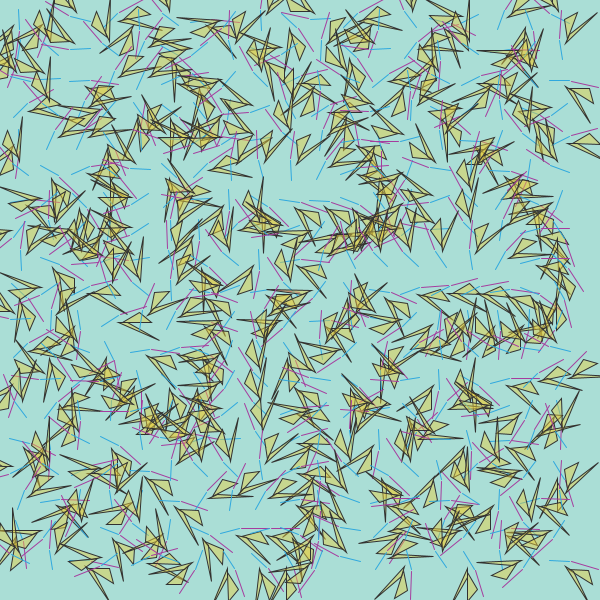
Frame 1 (no input)
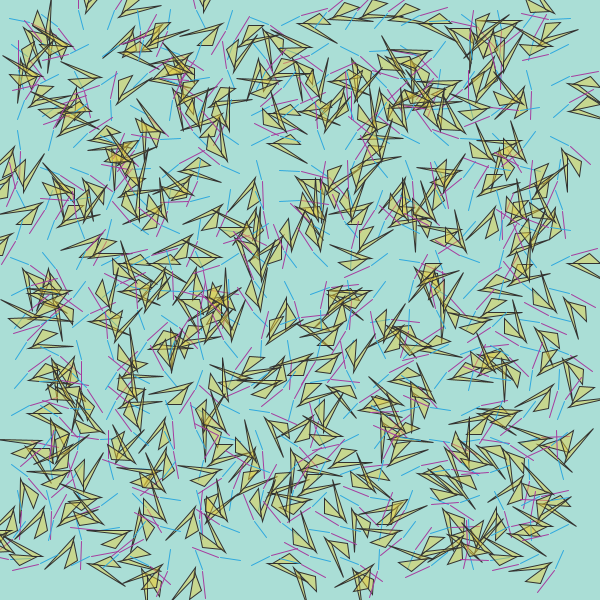
Frame 60 (the mouse pressed at the canvas centre just before this capture)
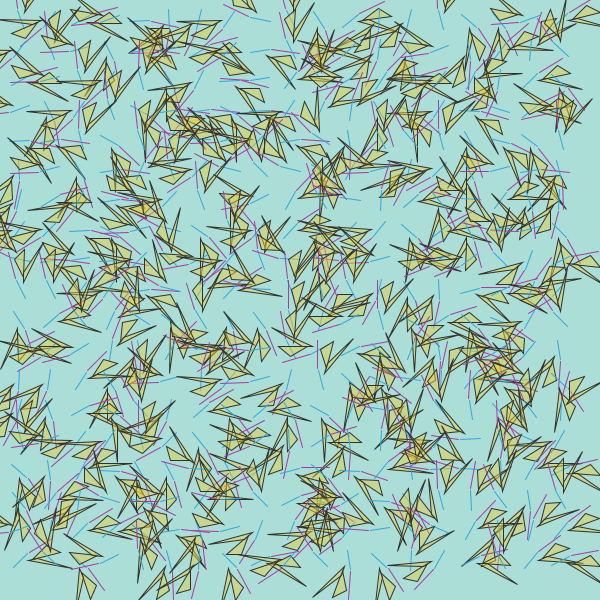
Frame 120 (the mouse held since frame 60 and released just before this capture)

The Processing sketch that drew these frames (run headless with seeded random() and noise(); from frame 60 on, the mouse is pressed at the canvas centre):

// Processing sketch: processing_3283
// ── processing_3283.pde

/* 
 COTILLON
basado en sketch de Herbert Spencer
  
 en este ejemplo las rotaciones son acumulativas usando arreglos 
 */ 
 
int margen = 20;  // margen del dibujo 
int esp = 30;     // espaciador 
int numElements;  // total de hélices 
float[] punto;    // nuevo arreglo para almacenar las rotaciones 
int counter = 0;  // contador para recorrer el arreglo de puntos 
 
 
void setup(){ 
  size(600, 600); 
   
  /* calcular cuantas hélices existen. 
  Como esta variable es un int, los números están cuidadosamente asignados 
  para que el resultado no tenga parte decimal */ 
   
  numElements = ((width-margen)/esp) * ((height-margen)/esp); 
  // println(numElements); /* para saber el número de elementos */ 
   
  // inicializar el arreglo de floats "puntos" 
  punto = new float[numElements]; 
  fill(#E8CF3F,120); 
  stroke(#2FA8DE); 
  smooth(); 
} 
 
void draw(){ 
  background(#AADED6); 
  for (int y = margen; y < height-margen; y += esp){ 
    for (int x = margen; x < width-margen; x += esp){ 
      helix(x, y, counter); 
      counter++; 
    } 
  } 
  counter = 0; 
} 
 
void helix(int _x, int _y, int rot){ 
   
  // calcula la distancia ente el mouse y las coordenadas de entrada 
  float d = dist(mouseX, mouseY, _x, _y);  
   
  pushMatrix(); 
  { // resetea el sistema de coordenadas 
    translate(_x , _y); 
     
    /* la rotación de cada hélice se incrementa en una 
    cantidad proporcional a la distancia 'd' (entre su posición y el mouse) 
    acumulando diferencias entre cada una de ellas */ 
     
    punto[rot] += d/2; 
    rotate(punto[rot]); 

     
    // el eje 
    stroke(#2FA8DE); 
    line(-esp/3, 2, esp/3, 0);  
     
    // las aspas 
    stroke(49); 
    triangle(esp, 6, 10, 8,36,20); 
    triangle(esp/2, 10, 6, 6,35,40); 
    
    // mas cotillon
   
   stroke(#A53C9E); 
   line (39, 4, 12, 0);
  

  } 
  popMatrix(); 
} 
 
